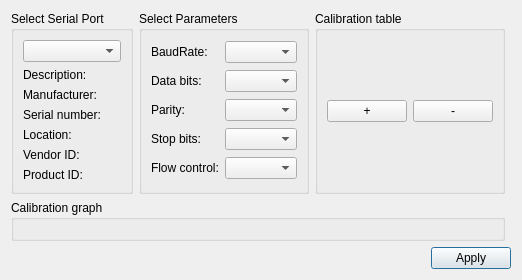
<?xml version="1.0" encoding="UTF-8"?>
<ui version="4.0">
 <class>SettingsDialog</class>
 <widget class="QDialog" name="SettingsDialog">
  <property name="geometry">
   <rect>
    <x>0</x>
    <y>0</y>
    <width>390</width>
    <height>272</height>
   </rect>
  </property>
  <property name="windowTitle">
   <string>Settings</string>
  </property>
  <layout class="QGridLayout" name="gridLayout_3">
   <item row="0" column="0">
    <widget class="QGroupBox" name="selectBox">
     <property name="title">
      <string>Select Serial Port</string>
     </property>
     <layout class="QGridLayout" name="gridLayout">
      <item row="1" column="0">
       <widget class="QLabel" name="descriptionLabel">
        <property name="text">
         <string>Description:</string>
        </property>
       </widget>
      </item>
      <item row="5" column="0">
       <widget class="QLabel" name="vidLabel">
        <property name="text">
         <string>Vendor ID:</string>
        </property>
       </widget>
      </item>
      <item row="3" column="0">
       <widget class="QLabel" name="serialNumberLabel">
        <property name="text">
         <string>Serial number:</string>
        </property>
       </widget>
      </item>
      <item row="0" column="0">
       <widget class="QComboBox" name="serialPortInfoListBox"/>
      </item>
      <item row="4" column="0">
       <widget class="QLabel" name="locationLabel">
        <property name="text">
         <string>Location:</string>
        </property>
       </widget>
      </item>
      <item row="2" column="0">
       <widget class="QLabel" name="manufacturerLabel">
        <property name="text">
         <string>Manufacturer:</string>
        </property>
       </widget>
      </item>
      <item row="6" column="0">
       <widget class="QLabel" name="pidLabel">
        <property name="text">
         <string>Product ID:</string>
        </property>
       </widget>
      </item>
     </layout>
    </widget>
   </item>
   <item row="0" column="1">
    <widget class="QGroupBox" name="parametersBox">
     <property name="title">
      <string>Select Parameters</string>
     </property>
     <layout class="QGridLayout" name="gridLayout_2">
      <item row="1" column="1">
       <widget class="QComboBox" name="dataBitsBox"/>
      </item>
      <item row="0" column="0">
       <widget class="QLabel" name="baudRateLabel">
        <property name="text">
         <string>BaudRate:</string>
        </property>
       </widget>
      </item>
      <item row="2" column="1">
       <widget class="QComboBox" name="parityBox"/>
      </item>
      <item row="1" column="0">
       <widget class="QLabel" name="dataBitsLabel">
        <property name="text">
         <string>Data bits:</string>
        </property>
       </widget>
      </item>
      <item row="3" column="0">
       <widget class="QLabel" name="stopBitsLabel">
        <property name="text">
         <string>Stop bits:</string>
        </property>
       </widget>
      </item>
      <item row="0" column="1">
       <widget class="QComboBox" name="baudRateBox"/>
      </item>
      <item row="2" column="0">
       <widget class="QLabel" name="parityLabel">
        <property name="text">
         <string>Parity:</string>
        </property>
       </widget>
      </item>
      <item row="3" column="1">
       <widget class="QComboBox" name="stopBitsBox"/>
      </item>
      <item row="4" column="1">
       <widget class="QComboBox" name="flowControlBox"/>
      </item>
      <item row="4" column="0">
       <widget class="QLabel" name="flowControlLabel">
        <property name="text">
         <string>Flow control:</string>
        </property>
       </widget>
      </item>
     </layout>
    </widget>
   </item>
   <item row="2" column="0" colspan="4">
    <layout class="QHBoxLayout" name="horizontalLayout">
     <item>
      <spacer name="horizontalSpacer">
       <property name="orientation">
        <enum>Qt::Horizontal</enum>
       </property>
       <property name="sizeHint" stdset="0">
        <size>
         <width>96</width>
         <height>20</height>
        </size>
       </property>
      </spacer>
     </item>
     <item>
      <widget class="QPushButton" name="applyButton">
       <property name="text">
        <string>Apply</string>
       </property>
      </widget>
     </item>
    </layout>
   </item>
   <item row="0" column="2">
    <widget class="QGroupBox" name="verticalGroupBox">
     <property name="title">
      <string>Calibration table</string>
     </property>
     <layout class="QVBoxLayout" name="verticalLayout">
      <item>
       <layout class="QHBoxLayout" name="horizontalLayout_2">
        <item>
         <widget class="QPushButton" name="plusButton">
          <property name="text">
           <string>+</string>
          </property>
         </widget>
        </item>
        <item>
         <widget class="QPushButton" name="minusButton">
          <property name="text">
           <string>-</string>
          </property>
         </widget>
        </item>
       </layout>
      </item>
     </layout>
    </widget>
   </item>
   <item row="1" column="0" colspan="3">
    <widget class="QGroupBox" name="verticalGroupBox">
     <property name="title">
      <string>Calibration graph</string>
     </property>
     <layout class="QVBoxLayout" name="plot_place">
      <property name="spacing">
       <number>6</number>
      </property>
     </layout>
    </widget>
   </item>
  </layout>
 </widget>
 <resources/>
 <connections/>
</ui>
